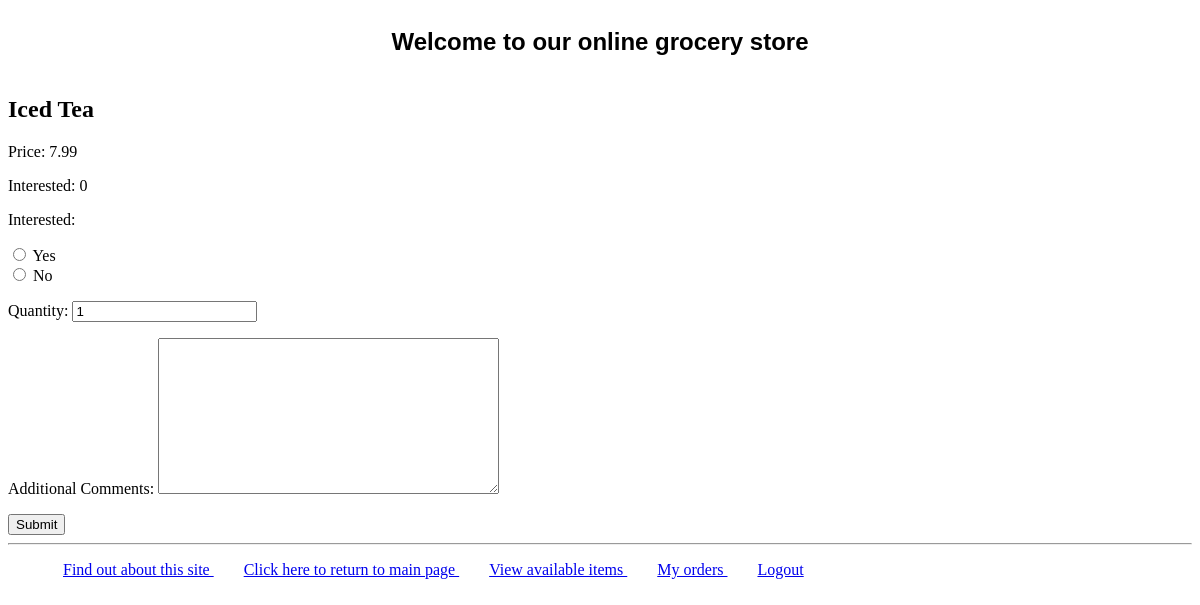
The app's page /items/1/ (signed in), older data.
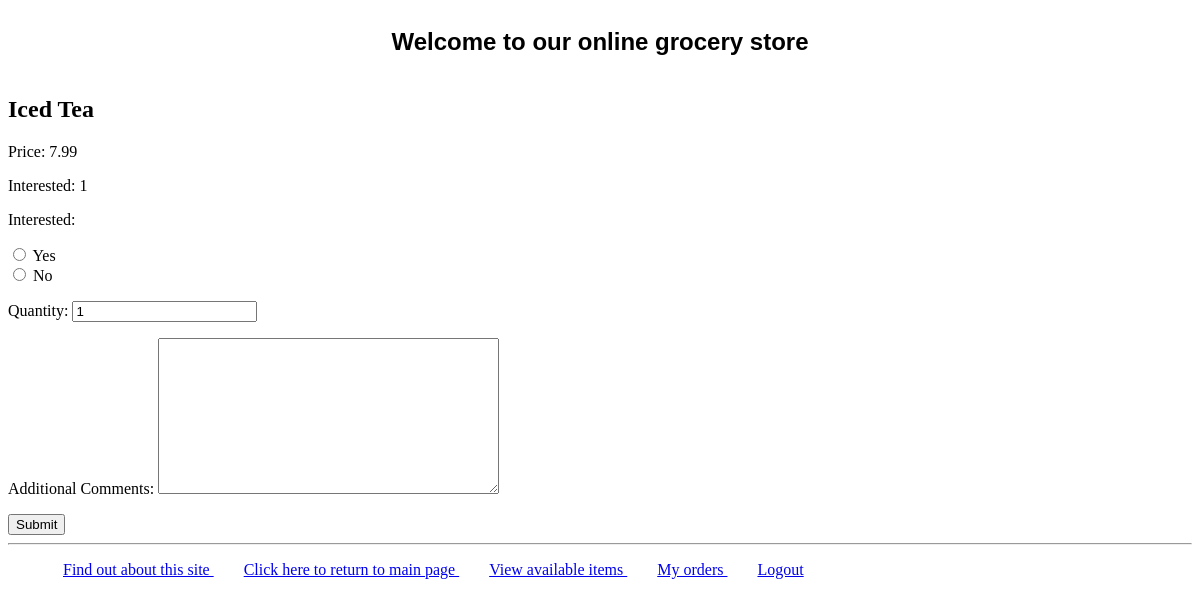
The same page, newer data.
### myapp1/models.py (models this page shows, shortened)
class Item(models.Model):
    type = models.ForeignKey(Type, related_name='items', on_delete=models.CASCADE)
    name = models.CharField(max_length=200)
    price = models.DecimalField(max_digits=10, decimal_places=2)
    stock = models.PositiveIntegerField(default=100)
    available = models.BooleanField(default=True)
    description = models.TextField(blank=True)
    interested = models.PositiveIntegerField(default=0)

### myapp1/views.py (the view)
# urls.py: path('items/<int:item_id>/', views.itemdetail, name='itemdetail'),
@login_required()
def itemdetail(request, item_id):
    item = get_object_or_404(Item, pk=item_id)
    if not item.available:
        msg = "This item is currently not available."
    else:
        msg = ""
        if request.method == 'POST':
            form = InterestForm(request.POST)
            if form.is_valid():
                item.interested += int(form.cleaned_data['interested'])
                item.save()
                msg = "Your interest in this item has been recorded."
        else:
            form = InterestForm()
    return render(request, 'myapp1/itemdetail.html', {'item': item, 'form': form, 'msg': msg})

### myapp1/forms.py
class InterestForm(forms.Form):
    CHOICES = ((1, 'Yes'), (0, 'No'))
    interested = forms.ChoiceField(widget=forms.RadioSelect, choices=CHOICES)
    quantity = forms.IntegerField(min_value=1, initial=1)
    comments = forms.CharField(widget=forms.Textarea, label='Additional Comments', required=False)

### templates/myapp1/itemdetail.html (shortened to what this page needs)
{% extends 'myapp1/base.html' %}
{% block body_block %}
    {% if not item %}
        <p>Item not found.</p>
    {% else %}
        <h2>{{ item.name }}</h2>
        <p>Price: {{ item.price }}</p>
        <p>Interested: {{ item.interested }}</p>
        {% if item.available %}
            <form method="POST">
                {{ form.as_p }}
                <button type="submit">Submit</button>
            </form>
        {% else %}
            <p>This item is not currently available.</p>
        {% endif %}
    {% endif %}
{% endblock %}

### templates/myapp1/base.html (shortened to what this page needs)
<!DOCTYPE html>
{% load static %}
<html>
<head>
 <link rel="stylesheet" type="text/css" href="{% static 'myapp1/style.css'%}"/>
</head>
<body>
<div>
 <h1>{% block myhdg %} Welcome to our online grocery store {% endblock %}</h1> {% block body_block %}*** {% endblock %}
</div>
<hr />
<div>
 <ul>
     <li class="hbar1"><a href="http://127.0.0.1:8000/about/"> Find out about this site </a></li>
     <li class="hbar1"><a href = "{% url 'myapp1:index'%}"> Click here to return to main page </a></li>
     <li class="hbar1"><a href= "{% url 'myapp1:items'%}"> View available items </a></li>
     <li class="hbar1"><a href= "{% url 'myapp1:myorders'%}"> My orders </a></li>
     <li class="hbar1"><a href= "{% url 'myapp1:logout'%}"> Logout </a><br/></li>
 </ul>
</div>
</body>

### myapp1/static/myapp1/style.css (style rules this page uses)
h1 { background-color: #ffffff; color: #000000; font-size: 24px; font-family: Arial, sans-serif; font-style: normal; font-weight: bold; text-align: center; margin: 0; padding: 20px; }
.hbar1 { display: inline; margin: 15px; }

Row changes from the older to the newer data that the page shows:
changed Item "Iced Tea": interested "0" → "1"
